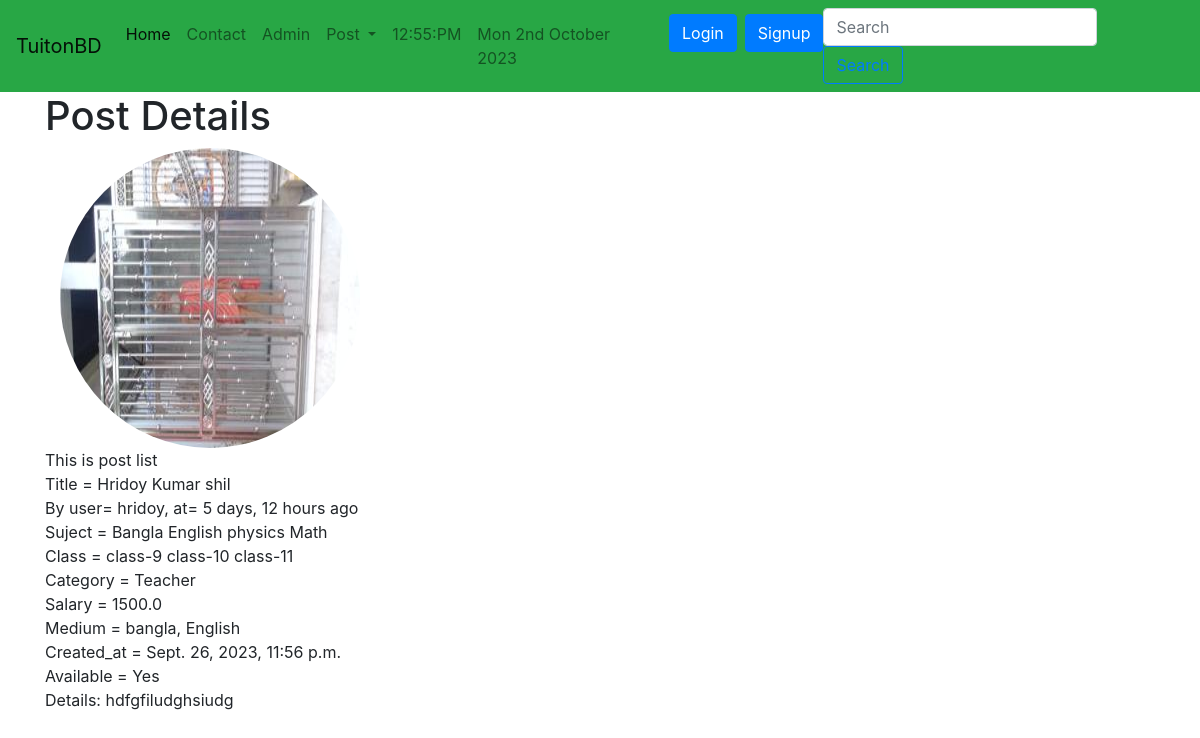
/tuition_App/postdetail/28/, run on the app's committed database.
### tuition_App/models.py (models this page shows, shortened)
class Post(models.Model):
    CATEGORY = (
        ("Teacher", "Teacher"),
        ("Student", "Student"),
    )
    MEDIUM = (
        ("bangla", "bangla"),
        ("English", "English"),
        ("Urdu", "Urdu"),
        ("Hindi", "Hindi"),
        ("Arabic", "Arabic"),
    )
    user = models.ForeignKey(User, on_delete=models.CASCADE, blank=True, null=True)
    id = models.AutoField(primary_key=True)
    title = models.CharField(max_length=101)
    slug = models.CharField(max_length=100, default=title)
    email = models.EmailField()
    salary = models.FloatField()
    details = models.TextField()
    available = models.BooleanField()
    category = models.CharField(max_length=100, choices=CATEGORY)
    created_at = models.DateTimeField(default=now)
    image = models.ImageField(default="default.jpg", upload_to="tuition/images")
    medium = MultiSelectField(
        max_length=100, max_choices=5, choices=MEDIUM, default="bangla"
    )
    subject = models.ManyToManyField(Subject, related_name="subject_set")
    class_in = models.ManyToManyField(Class_in, related_name="class_set")

class Subject(models.Model):
    name = models.CharField(max_length=100)

class Class_in(models.Model):
    name = models.CharField(max_length=100)

### tuition_App/views.py (the view)
# urls.py: path("postdetail/<int:pk>/", PostDetailView.as_view(), name="postdetail"),
class PostDetailView(DetailView):
    model = Post
    template_name = "tuition/postdetail.html"
    def get_context_data(self, *args, **kwargs):
        context = super().get_context_data(*args, **kwargs)
        context["post"] = context.get("object")
        context["msg"] = "This is post list"
        return context

### templates/tuition/postdetail.html (shortened to what this page needs)
{% extends 'basic.html' %}
{% block body %}
{% load humanize %}
<div class="container">
    <h1>Post Details</h1>
    <div class="col-md-6">
        <img src="{{object.image.url}}" style="width: 300px; height: 300px;" class="rounded-circle img-thumbnailt">
    </div>
    {{msg}} <br>
    Title = {{object.title}} <br>
    By user= {{object.user.username}}, at= {{object.created_at| naturaltime}}
    <br>
    Suject = {% for s in object.subject.all %}
    {{ s.name }}
    {% endfor %}<br>
    Class = {% for s in object.class_in.all %}
    {{ s.name }}
    {% endfor %}<br>
    Category = {{object.category}}<br>
    Salary = {{object.salary}}<br>
    Medium = {{object.medium}}<br>
    Created_at = {{object.created_at}}<br>
    Available = {% if object.available %} Yes {% else %} No {% endif %}<br>
    <p>Details: {{object.details}}</p>
</div>
{% endblock body %}

### data on the page
Post: image (picture), title "Hridoy Kumar shil", user.username "hridoy", created_at "5 days, 12 hours ago", category "Teacher", salary "1500.0", medium "bangla, English", created_at "Sept. 26, 2023, 11:56 p.m.", details "hdfgfiludghsiudg"
Subject: name "Bangla"
Subject: name "English"
Subject: name "physics"
Subject: name "Math"
Class_in: name "class-9"
Class_in: name "class-10"
Class_in: name "class-11"

### other printed values
{{ msg }} "This is post list"
